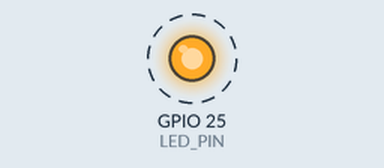
Bench run of a sketch on a simulated ESP32. On the bench: output pins drawn as LEDs (lit = HIGH). Dashed ring = blinking. What the sketch prints to the serial monitor is not drawn.

Above: at 0.5 s.
Timing chart, 0 to 4.6 s (numbered marks = the images above):
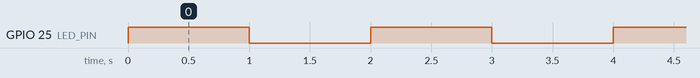

Measured:
- by itself, GPIO 25 (LED_PIN): alternates HIGH for 1.0 s and LOW for 1.0 s

The sketch:

basic.ino
```cpp
#define LED_PIN 25

void setup() {
  Serial.begin(9600);
  Serial.println("\nBooting device...");

  pinMode(LED_PIN, OUTPUT); // Pinout as output
}

void loop() {
  digitalWrite(LED_PIN, HIGH); // Set pin to HIGH
  delay(1000);                 // Wait 1 second
  digitalWrite(LED_PIN, LOW);  // Set pin to LOW
  delay(1000);                 // Wait 1 second
}
```
